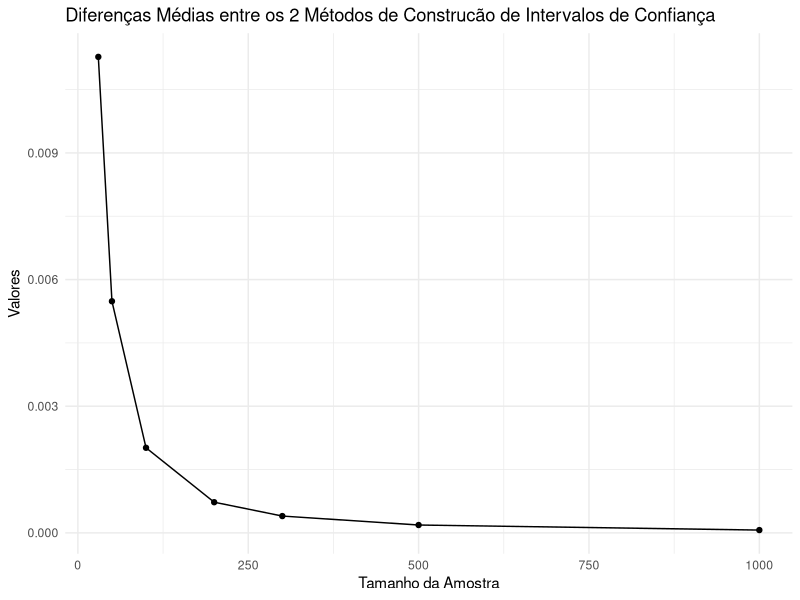

This figure's R source:
library(ggplot2)
theme_set(theme_light())

set.seed(1584)

k <- 2500

p <- 0.6

gama <- 0.9

sample_sizes <- c(30, 50, 100, 200, 300, 500, 1000)

#Criacão de um vetor que armazena as médias das diferêncas entre os comprimentos dos intervalos 
diff_mean <- numeric(length(sample_sizes))

for (i in 1:7) {
  n <- sample_sizes[i]
  
  #Criação de um vetor que armazena as diferenças entre os intervalos de comprimento
  diff <- numeric(k)
  
  for (j in 1:k) {
    #Criação de uma amostra de Bernoulli de tamanho n e parametro p
    sample <- rbinom(n, 1, p)
    
    #Cálculo da média amostral
    sample_mean <- mean(sample)
    
    #Obtenção do valor crítico
    z <- qnorm((1 + gama) / 2)
    
    #Método 1
    a <- 1 + (z^2 / n)
    b <- -2 * sample_mean - (z^2 / n)
    c <- sample_mean^2
    lim_inf1 <- (- b - sqrt(b^2 -4 * a * c)) / (2 * a)
    lim_sup1 <- (- b + sqrt(b^2 -4 * a * c)) / (2 * a)
    
    #Método 2
    lim_inf2 <- sample_mean - z * sqrt(sample_mean * (1 - sample_mean) / n)
    lim_sup2 <- sample_mean + z * sqrt(sample_mean * (1 - sample_mean) / n)
    
    #Cálculo da diferença entre os intervalos de confiança construídos pelos dois métodos
    diff[j] <- abs(lim_sup2 - lim_inf2 - (lim_sup1 - lim_inf1))
  }
  
  #Cálculo da média das diferenças calculadas previamente
  diff_mean[i] <- mean(diff)
}

#Criação do DataFrame
data <- data.frame(sample_sizes, diff_mean)

#Criação do Gráfico
ggplot(data, aes(x = sample_sizes, y = diff_mean)) +
    geom_line() +
    geom_point() +
    labs(x = "Tamanho da Amostra", y = "Valores") +
    ggtitle("Diferenças Médias entre os 2 Métodos de Construcão de Intervalos de Confiança") +
    theme_minimal()

